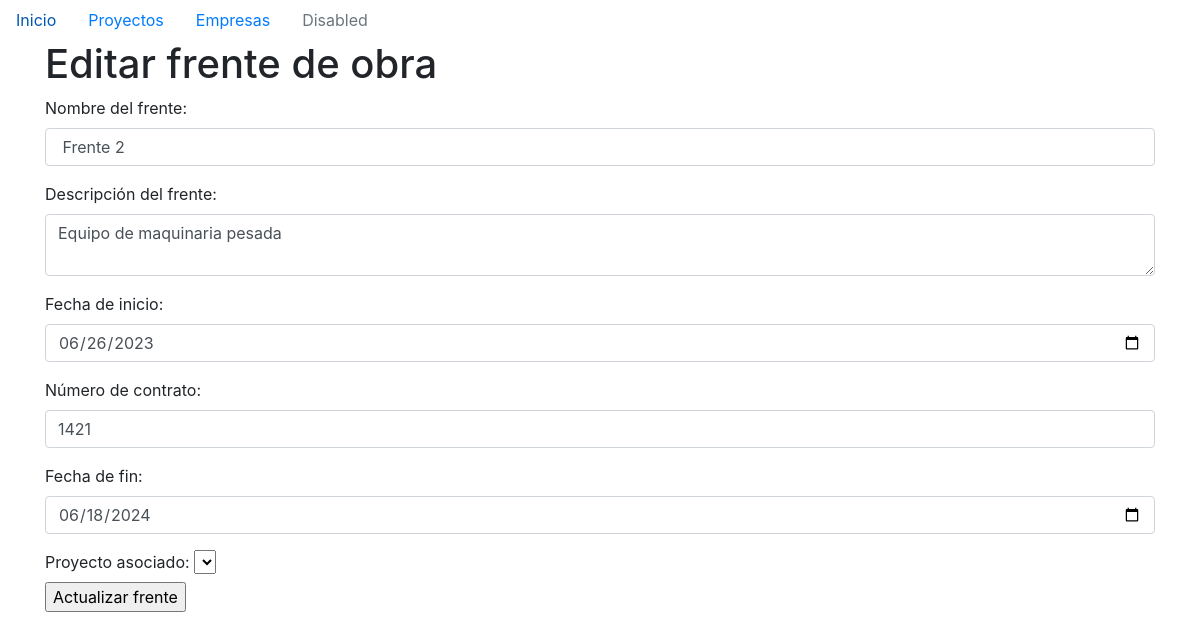
Page /proyecto/detalles/1/frente/2/editar on the committed database.
### models/frente.py (models this page shows)
class Frente(db.Model):
    id = db.Column(db.Integer, primary_key=True)
    nombre = db.Column(db.String(100), nullable=False)
    descripcion = db.Column(db.String(200), nullable=False)
    fecha_inicio = db.Column(db.Date, nullable=False)
    no_contrato = db.Column(db.String(50), nullable=False)
    fecha_final = db.Column(db.Date, nullable=False)
    proyecto_id = db.Column(db.Integer, db.ForeignKey('proyecto.id'), nullable=False)
    proyecto = db.relationship('Proyecto', backref=db.backref('frentes', lazy=True))
    catalogos_relacionados = db.relationship('Catalogo', backref='frente', lazy=True)
    empresa_id = db.Column(db.Integer, db.ForeignKey('empresa.id'), nullable=False)
    empresa = db.relationship('Empresa', backref=db.backref('frentes', lazy=True))

### models/proyecto.py (models this page shows)
class Proyecto(db.Model):
    id = db.Column(db.Integer, primary_key= True, autoincrement=True)
    nombre = db.Column(db.String(100), nullable=False, unique=True)
    descripcion = db.Column(db.String(200))
    fecha_inicio = db.Column(db.Date, nullable=False)
    fecha_final = db.Column(db.Date, nullable=False)

### main.py (the view, shortened to what this page needs)
@app.route('/proyecto/detalles/<int:id>/frente/<int:proyecto_id>/editar', methods=['POST','GET'])
def editar_frente(proyecto_id,id):
    frente = Frente.query.get(proyecto_id)
    proyecto = Proyecto.query.get(id)
    return render_template('edit_frentes.html',proyecto=proyecto,frente=frente)

### templates/edit_frentes.html (shortened to what this page needs)
{% extends 'base.html' %}
{% block content %}
<h1>Editar frente de obra</h1>
<form action="/proyecto/detalles/{{proyecto.id}}/frente/{{frente.proyecto_id}}/editar" method="POST">
    <div class="form-group">
      <label for="nombre">Nombre del frente:</label>
      <input type="text" id="nombre" name="nombre" class="form-control" required value=" {{frente.nombre}}">
    </div>
    <div class="form-group">
      <label for="descripcion">Descripción del frente:</label>
      <textarea id="descripcion" name="descripcion" class="form-control" required>{{frente.descripcion}}</textarea>
    </div>
    <div class="form-group">
      <label for="fecha_inicio">Fecha de inicio:</label>
      <input type="date" id="fecha_inicio" name="fecha_inicio" class="form-control" required value="{{ frente.fecha_inicio.strftime('%Y-%m-%d') if frente.fecha_inicio else '' }}">
    </div>
    <div class="form-group">
        <label for="no_contrato">Número de contrato:</label>
        <input type="text" id="no_contrato" name="no_contrato" class="form-control" required value="{{frente.no_contrato}}">
      </div>
    <div class="form-group">
      <label for="fecha_final">Fecha de fin:</label>
      <input type="date" id="fecha_final" name="fecha_final" class="form-control" required value="{{frente.fecha_final.strftime('%Y-%m-%d') if frente.fecha_final else ''}}">
    </div>
    <label for="{{proyecto.id}}">Proyecto asociado:</label>
    <select name="{{proyecto.id}}">
    </select><br>
    <input type="submit" name="accion" value="Actualizar frente">
  </form>
{% endblock %}

### rows in the picture
Frente: nombre "Frente 2", descripcion "Equipo de maquinaria pesada", fecha_inicio "06/26/2023", no_contrato "1421", fecha_final "06/18/2024"
